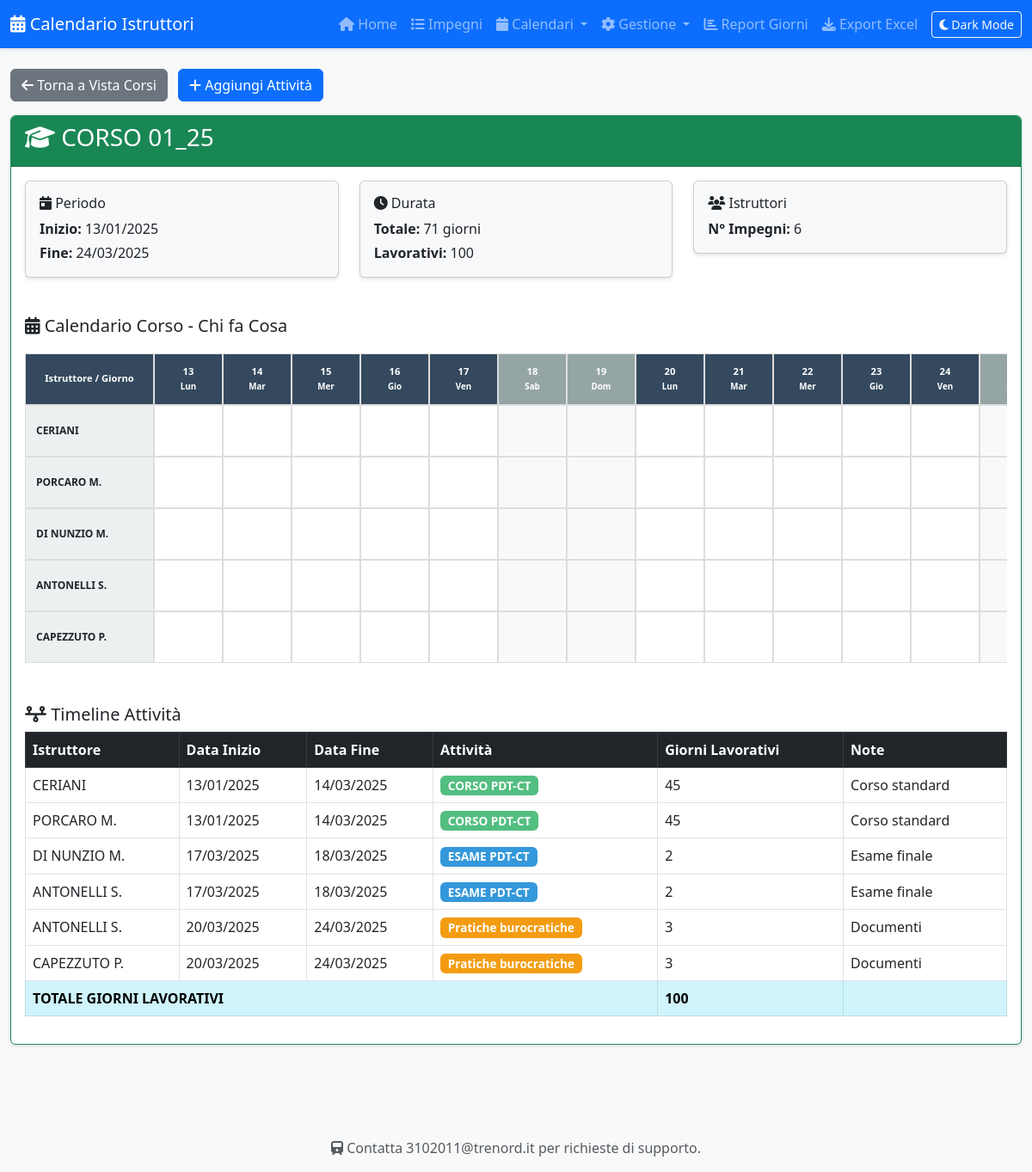
The page /corso/01_25 on the database its author committed.
### tables this page shows
CREATE TABLE impegni (
            id INTEGER PRIMARY KEY AUTOINCREMENT,
            id_corso TEXT,
            istruttore_id INTEGER NOT NULL,
            attivita_id INTEGER NOT NULL,
            data_inizio DATE NOT NULL,
            giorni_lavorativi INTEGER NOT NULL,
            data_fine DATE,
            note TEXT,
            creato_il TIMESTAMP DEFAULT CURRENT_TIMESTAMP,
            modificato_il TIMESTAMP DEFAULT CURRENT_TIMESTAMP, giorno_extra_1 TEXT, giorno_extra_2 TEXT, giorno_extra_3 TEXT,
            FOREIGN KEY (istruttore_id) REFERENCES istruttori(id),
            FOREIGN KEY (attivita_id) REFERENCES tipi_attivita(id)
        );

CREATE TABLE istruttori (
            id INTEGER PRIMARY KEY AUTOINCREMENT,
            nome TEXT NOT NULL UNIQUE,
            email TEXT,
            attivo INTEGER DEFAULT 1
        );

CREATE TABLE tipi_attivita (
            id INTEGER PRIMARY KEY AUTOINCREMENT,
            nome TEXT NOT NULL UNIQUE,
            colore TEXT NOT NULL,
            categoria TEXT
        );

### app.py (the view)
@app.route('/corso/<path:id_corso>')
def corso(id_corso):
    conn = get_db()
    impegni_corso_raw = conn.execute('''
        SELECT i.*, ist.nome as istruttore_nome, ta.nome as attivita_nome, ta.colore
        FROM impegni i
        JOIN istruttori ist ON i.istruttore_id = ist.id
        JOIN tipi_attivita ta ON i.attivita_id = ta.id
        WHERE i.id_corso = ?
        ORDER BY i.data_inizio
    ''', (id_corso,)).fetchall()
    impegni_corso = [dict(row) for row in impegni_corso_raw]
    if not impegni_corso:
        conn.close()
        return "Corso non trovato", 404
    istruttori_unici = []
    istruttori_visti = set()
    for imp in impegni_corso:
        if imp['istruttore_id'] not in istruttori_visti:
            istruttori_unici.append({'id': imp['istruttore_id'], 'nome': imp['istruttore_nome']})
            istruttori_visti.add(imp['istruttore_id'])
    data_inizio_corso = min(imp['data_inizio'] for imp in impegni_corso)
    data_fine_corso = max(imp['data_fine'] for imp in impegni_corso)
    from datetime import datetime, timedelta
    inizio = datetime.strptime(data_inizio_corso, '%Y-%m-%d')
    fine = datetime.strptime(data_fine_corso, '%Y-%m-%d')
    num_giorni = (fine - inizio).days + 1
    giorni = []
    for i in range(num_giorni):
        giorno = inizio + timedelta(days=i)
        giorni.append({
            'data': giorno.strftime('%Y-%m-%d'),
            'giorno': giorno.day,
            'mese': MESI_ITALIANI[giorno.month],
            'giorno_settimana': ['Lun', 'Mar', 'Mer', 'Gio', 'Ven', 'Sab', 'Dom'][giorno.weekday()],
            'indice': i + 1
        })
    sostituzioni_corso_raw = conn.execute('''
        SELECT s.*,
               io.nome as istruttore_originale,
               isost.nome as istruttore_sostituto,
               i.attivita_id, ta.colore, ta.nome as attivita_nome
        FROM sostituzioni s
        JOIN istruttori io ON s.istruttore_originale_id = io.id
        JOIN istruttori isost ON s.istruttore_sostituto_id = isost.id
        JOIN impegni i ON s.impegno_id = i.id
        JOIN tipi_attivita ta ON i.attivita_id = ta.id
        WHERE i.id_corso = ?
    ''', (id_corso,)).fetchall()
    sostituzioni_corso = [dict(row) for row in sostituzioni_corso_raw]
    conn.close()
    return render_template('corso.html',
                         id_corso=id_corso,
                         impegni=impegni_corso,
                         istruttori_unici=istruttori_unici,
                         giorni=giorni,
                         num_giorni=num_giorni,
                         data_inizio=data_inizio_corso,
                         data_fine=data_fine_corso,
                         sostituzioni=sostituzioni_corso)

### app.py (called while the page is built)
@app.template_filter('itdate')
def itdate(value):
    try:
        if not value:
            return ''
        s = str(value)
        parts = s.split('T')[0].split('-')
        if len(parts) == 3:
            yyyy, mm, dd = parts
            return f"{dd.zfill(2)}/{mm.zfill(2)}/{yyyy}"
        d = datetime.strptime(s, '%Y-%m-%d')
        return f"{d.day:02d}/{d.month:02d}/{d.year}"
    except Exception:
        try:
            d = datetime.fromisoformat(str(value).split('T')[0])
            return f"{d.day:02d}/{d.month:02d}/{d.year}"
        except Exception:
            return str(value)

### database.py (called while the page is built)
def get_db():
    conn = sqlite3.connect('calendario.db')
    conn.row_factory = sqlite3.Row  # Per accedere alle colonne per nome
    return conn

### templates/corso.html (shortened to what this page needs)
{% extends "base.html" %}
{% block content %}
<div class="row">
    <div class="col-12">
        <a href="/vista_corsi" class="btn btn-secondary mb-3">
            <i class="fas fa-arrow-left"></i> Torna a Vista Corsi
        </a>
        <button class="btn btn-primary mb-3 ms-2" data-bs-toggle="modal" data-bs-target="#modalNuovoImpegno">
            <i class="fas fa-plus"></i> Aggiungi Attività
        </button>
    </div>
</div>
<div class="row">
    <div class="col-12">
        <div class="card border-success">
            <div class="card-header bg-success text-white">
                <h3><i class="fas fa-graduation-cap"></i> CORSO {{ id_corso }}</h3>
            </div>
            <div class="card-body">
                <div class="row mb-4">
                    <div class="col-md-4">
                        <div class="card bg-light">
                            <div class="card-body">
                                <h6><i class="fas fa-calendar-day"></i> Periodo</h6>
                                <p class="mb-1"><strong>Inizio:</strong> {{ data_inizio|itdate }}</p>
                                <p class="mb-0"><strong>Fine:</strong> {{ data_fine|itdate }}</p>
                            </div>
                        </div>
                    </div>
                    <div class="col-md-4">
                        <div class="card bg-light">
                            <div class="card-body">
                                <h6><i class="fas fa-clock"></i> Durata</h6>
                                <p class="mb-1"><strong>Totale:</strong> {{ num_giorni }} giorni</p>
                                <p class="mb-0"><strong>Lavorativi:</strong> {{ impegni|sum(attribute='giorni_lavorativi') }}</p>
                            </div>
                        </div>
                    </div>
                    <div class="col-md-4">
                        <div class="card bg-light">
                            <div class="card-body">
                                <h6><i class="fas fa-users"></i> Istruttori</h6>
                                <p class="mb-0"><strong>N° Impegni:</strong> {{ impegni|length }}</p>
                            </div>
                        </div>
                    </div>
                </div>
                <h5><i class="fas fa-calendar-alt"></i> Calendario Corso - Chi fa Cosa</h5>
                <div class="calendario-corso">
                    <table>
                        <thead>
                            <tr>
                                <th>Istruttore / Giorno</th>
                                {% for giorno in giorni %}
                                <th class="{% if giorno.giorno_settimana in ['Sab', 'Dom'] %}weekend-header{% endif %}">
                                    {{ giorno.giorno }}<br>
                                    <small>{{ giorno.giorno_settimana }}</small>
                                </th>
                                {% endfor %}
                            </tr>
                        </thead>
                        <tbody>
                            {% for ist in istruttori_unici %}
                            <tr>
                                <th class="istruttore-nome">{{ ist.nome }}</th>
                                {% for giorno in giorni %}
                                <td id="cella-{{ ist.id }}-{{ giorno.indice }}"
                                    class="cella-vuota {% if giorno.giorno_settimana in ['Sab', 'Dom'] %}giorno-weekend{% endif %}">
                                </td>
                                {% endfor %}
                            </tr>
                            {% endfor %}
                        </tbody>
                    </table>
                </div>
                <div class="mt-5">
                    <h5><i class="fas fa-timeline"></i> Timeline Attività</h5>
                    <div class="table-responsive">
                        <table class="table table-bordered table-hover">
                            <thead class="table-dark">
                                <tr>
                                    <th>Istruttore</th>
                                    <th>Data Inizio</th>
                                    <th>Data Fine</th>
                                    <th>Attività</th>
                                    <th>Giorni Lavorativi</th>
                                    <th>Note</th>
                                </tr>
                            </thead>
                            <tbody>
                                {% for imp in impegni %}
                                <tr>
                                    <td>{{ imp.istruttore_nome }}</td>
                                    <td>{{ imp.data_inizio|itdate }}</td>
                                    <td>{{ imp.data_fine|itdate }}</td>
                                    <td>
                                        <span class="badge" style="background-color: #{{ imp.colore }};">
                                            {{ imp.attivita_nome }}
                                        </span>
                                    </td>
                                    <td>{{ imp.giorni_lavorativi }}</td>
                                    <td>{{ imp.note or '-' }}</td>
                                </tr>
                                {% endfor %}
                            </tbody>
                            <tfoot>
                                <tr class="table-info">
                                    <td colspan="4"><strong>TOTALE GIORNI LAVORATIVI</strong></td>
                                    <td><strong>{{ impegni|sum(attribute='giorni_lavorativi') }}</strong></td>
                                    <td></td>
                                </tr>
                            </tfoot>
                        </table>
                    </div>
                </div>
            </div>
        </div>
    </div>
</div>
{% endblock %}

### static/css/style.css (style rules this page uses)
body { font-family: 'Segoe UI', Tahoma, Geneva, Verdana, sans-serif; background-color: #f8f9fa; }
.card { box-shadow: 0 2px 4px rgba(0,0,0,0.1); margin-bottom: 20px; }
.table-responsive { max-height: 600px; overflow-y: auto; }
.badge { font-size: 0.85rem; }
.btn { transition: all 0.3s ease; }
.card { transition: all 0.3s ease; }

### templates/corso.html (style rules this page uses)
.calendario-corso { overflow-x: auto; margin-top: 20px; }
.calendario-corso table { border-collapse: separate; border-spacing: 0; font-size: 0.75rem; }
.calendario-corso th, .calendario-corso td { border: 1px solid #ddd; padding: 8px; text-align: center; min-width: 80px; height: 60px; vertical-align: middle; }
.calendario-corso thead th { background-color: #34495E; color: white; position: sticky; top: 0; z-index: 10; font-size: 0.7rem; }
.calendario-corso tbody th { background-color: #ECF0F1; position: sticky; left: 0; z-index: 5; font-weight: bold; text-align: left; padding-left: 12px; min-width: 150px; }
.cella-vuota { background-color: white; }
.giorno-weekend { background-color: #f8f9fa; }
.weekend-header { background-color: #95a5a6 !important; color: white !important; }
.istruttore-nome { white-space: nowrap; overflow: hidden; text-overflow: ellipsis; }

### rows shown on the page
impegni: data_inizio "13/01/2025", nome "CERIANI", istruttore_nome "CERIANI", data_inizio|itdate "13/01/2025", data_fine|itdate "14/03/2025", attivita_nome "CORSO PDT-CT", giorni_lavorativi "45", note "Corso standard"
impegni: data_fine "24/03/2025", istruttore_nome "ANTONELLI S.", data_inizio|itdate "20/03/2025", data_fine|itdate "24/03/2025", attivita_nome "Pratiche burocratiche", giorni_lavorativi "3", note "Documenti"
impegni: nome "PORCARO M.", istruttore_nome "PORCARO M.", data_inizio|itdate "13/01/2025", data_fine|itdate "14/03/2025", attivita_nome "CORSO PDT-CT", giorni_lavorativi "45", note "Corso standard"
impegni: nome "DI NUNZIO M.", istruttore_nome "DI NUNZIO M.", data_inizio|itdate "17/03/2025", data_fine|itdate "18/03/2025", attivita_nome "ESAME PDT-CT", giorni_lavorativi "2", note "Esame finale"
impegni: nome "ANTONELLI S.", istruttore_nome "ANTONELLI S.", data_inizio|itdate "17/03/2025", data_fine|itdate "18/03/2025", attivita_nome "ESAME PDT-CT", giorni_lavorativi "2", note "Esame finale"
impegni: nome "CAPEZZUTO P.", istruttore_nome "CAPEZZUTO P.", data_inizio|itdate "20/03/2025", data_fine|itdate "24/03/2025", attivita_nome "Pratiche burocratiche", giorni_lavorativi "3", note "Documenti"

### other values the page prints
{{ id_corso }} "01_25"
{{ num_giorni }} "71"
{{ impegni|sum(attribute='giorni_lavorativi') }} "100"
{{ impegni|length }} "6"
{{ giorno.giorno }} "13" "14" "15" "16" "17" "18" "19" "20" "21" "22" "23" "24"
{{ giorno.giorno_settimana }} "Lun" "Mar" "Mer" "Gio" "Ven" "Sab" "Dom" "Lun" "Mar" "Mer" "Gio" "Ven"
